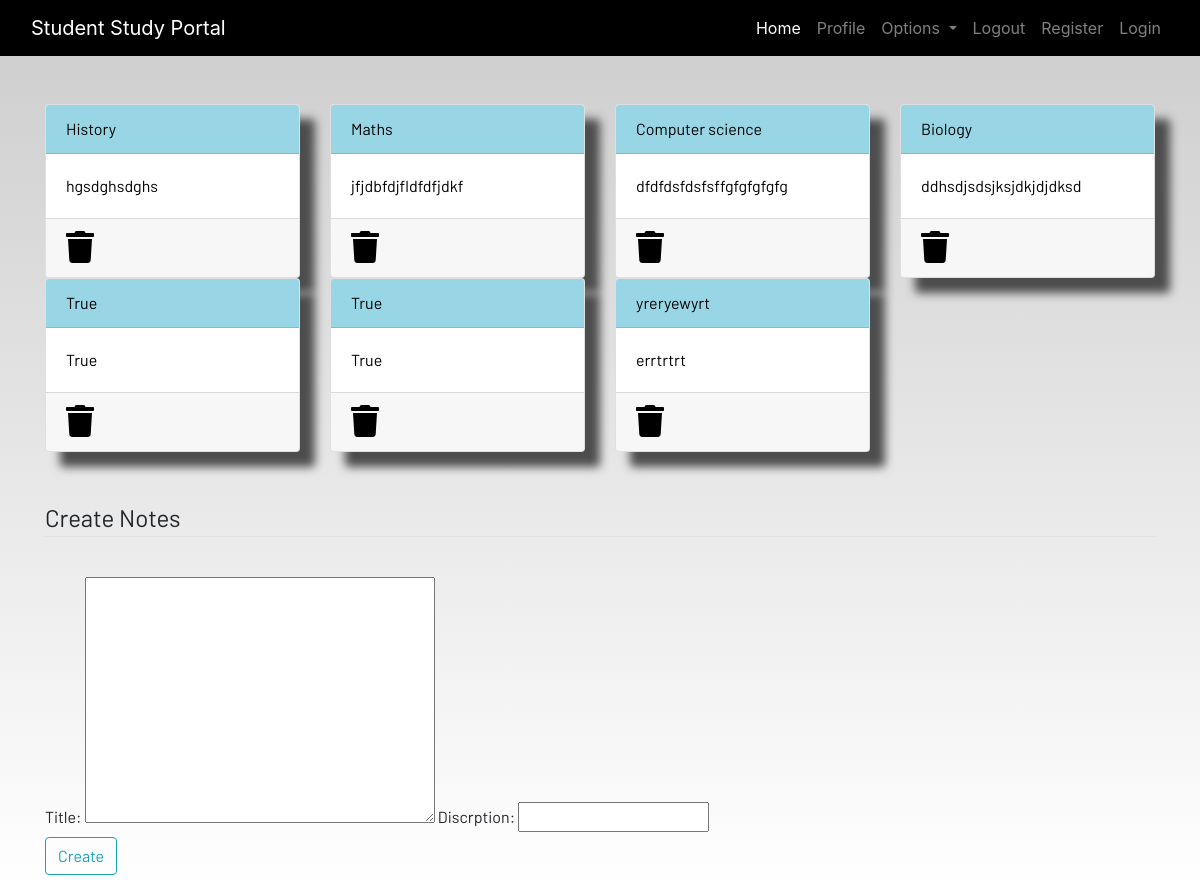
Screenshot of /notes (signed in) with the database file from the repository.
### dashboard_app/models.py (models this page shows, shortened)
class Notes(models.Model):
    user = models.ForeignKey(User,on_delete=models.CASCADE)
    title = models.TextField(max_length=200)
    discrption = models.CharField(max_length=200)
    class Meta:
        verbose_name= "notes"
        verbose_name_plural= "notes"

### dashboard_app/views.py (the view)
# urls.py: path('notes',views.notes, name='notes'),
def notes (request):
    if request.method == "POST":
        form = NotesForm(request.POST)
        if form.is_valid():
            notes = Notes(user=request.user,title= request.POST['title'],discrption= request.POST['discrption'])
            notes.save()
        messages.success(request,"note is added from{requst.user.username} sucessfully")
    else:
        form = NotesForm()
    notes = Notes.objects.filter(user=request.user)
    context = {'notes':notes,'form':form}
    return render(request, 'notes.html', context,)

### dashboard_app/forms.py
class NotesForm(forms.ModelForm):
      class Meta:
            model = Notes
            fields = ['title','discrption']

### templates/notes.html
{% extends 'base.html' %}
{% load static %}
{% block content %}
<div class="container">
    <div class="row">
        {% for note in notes %}
        <div class="col-md-3">
            <a href="#">
                <div class="card">
                    <div class="card-header">{{note.title}}</div>
                    <div class="card-body">{{note.discrption|slice:"0:100"}}</div>
                    <div class="card-footer mt-auto "><a href="#">
                            <i class="fa fa-trash fa-2x"></i></a>
                    </div>
                </div>
            </a>
        </div>
        {% endfor %}
        <br><br>
    </div>
</div>
<br><br>
<div class="container">
    <form method="POST">{% csrf_token %}
        <fieldset class="form-group">
            <legend class="border-bottom mb-4">Create Notes</legend>
        </fieldset>
        {{form}}
        <div class="form-group">
            <button href="" class="btn btn-outline-info">
                Create
            </button>
        </div>
    </form>
</div>
{% endblock content %}

### templates/base.html (shortened to what this page needs)
<!DOCTYPE html>
{% load static %}
<html lang="en">
<head>
  <link rel="stylesheet" href="https://stackpath.bootstrapcdn.com/bootstrap/4.3.1/css/bootstrap.min.css"
 />
  <link rel="stylesheet" href="https://use.fontawesome.com/releases/v5.7.2/css/all.css"
 />
  <link rel="stylesheet" href="{% static 'css/main.css' %}" />
</head>
<body>
  <header>
    <nav class="navbar navbar-expand-lg navbar-dark bg-dark">
      <div class="container-fluid">
        <a class="navbar-brand" href="#">Student Study Portal</a>
        <div class="collapse navbar-collapse justify-content-end" id="navbarSupportedContent">
          <ul class="navbar-nav mb-2 mb-lg-0">
            <li class="nav-item">
              <a class="nav-link active" aria-current="page" href="#">Home</a>
            </li>
            <li class="nav-item">
              <a class="nav-link" href="#">Profile</a>
            </li>
            <li class="nav-item dropdown">
              <a class="nav-link dropdown-toggle" href="#" id="navbarDropdown" role="button" data-toggle="dropdown"
                aria-haspopup="true" aria-expanded="false">
                Options
              </a>
            </li>
            <li class="nav-item">
              <a class="nav-link" href="#">Logout</a>
            </li>
            <li class="nav-item">
              <a class="nav-link" href="#">Register</a>
            </li>
            <li class="nav-item">
              <a class="nav-link" href="#">Login</a>
            </li>
          </ul>
        </div>
      </div>
    </nav>
  </header>
  <br /><br />
  <main>
    {% block content %}
    {% endblock content %}
  </main>
</body>
</html>

### static/css/main.css (style rules this page uses)
html { scroll-behavior: smooth; height: 100%; width: 100%; }
main { font-family: Barlow, Quicksand, Rubik, sans-serif, serif, 'Times New Roman', Times, serif !important; }
.navbar { background-color: rgb(0, 0, 0) !important; }
.card { box-shadow: 15px 15px 10px rgb(78, 77, 77); }
a { text-decoration: none !important; color: black; }
.card-header { color: black !important; background: rgb(152, 214, 230) !important; transition: 0.3s ease-in; }
html, body { max-width: 100%; overflow-x: hidden; height: 100%; width: 100%; }
body { background: linear-gradient(rgba(0, 0, 0, 0.2), rgba(255, 255, 255, 0.5)); overflow-x: hidden; background-repeat: no-repeat; }
.card-header { background-color: rgb(133, 204, 231); }
.col-md-3 .card { width: 100%; height: 100%; }
.fa { color: black; }

### rows the page displays
Notes: title "History", discrption "hgsdghsdghs"
Notes: title "Maths", discrption "jfjdbfdjfldfdfjdkf"
Notes: title "Computer science", discrption "dfdfdsfdsfsffgfgfgfgfg"
Notes: title "Biology", discrption "ddhsdjsdsjksjdkjdjdksd"
Notes: title "True", discrption "True"
Notes: title "True", discrption "True"
Notes: title "yreryewyrt", discrption "errtrtrt"
